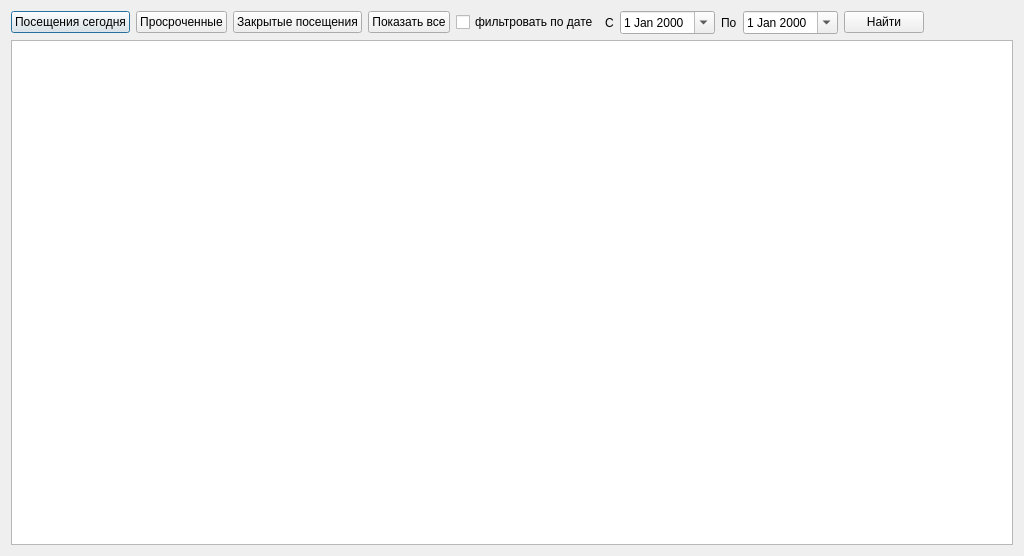
<?xml version="1.0" encoding="UTF-8"?>
<ui version="4.0">
 <class>Dialog_visiting_control</class>
 <widget class="QDialog" name="Dialog_visiting_control">
  <property name="geometry">
   <rect>
    <x>0</x>
    <y>0</y>
    <width>1024</width>
    <height>556</height>
   </rect>
  </property>
  <property name="windowTitle">
   <string>Dialog</string>
  </property>
  <layout class="QVBoxLayout" name="verticalLayout">
   <item>
    <layout class="QHBoxLayout" name="horizontalLayout">
     <item>
      <widget class="QPushButton" name="pushButton_green">
       <property name="text">
        <string>Посещения сегодня</string>
       </property>
      </widget>
     </item>
     <item>
      <widget class="QPushButton" name="pushButton_red">
       <property name="text">
        <string>Просроченные</string>
       </property>
      </widget>
     </item>
     <item>
      <widget class="QPushButton" name="pushButton_gray">
       <property name="text">
        <string>Закрытые посещения</string>
       </property>
      </widget>
     </item>
     <item>
      <widget class="QPushButton" name="pushButton_view_all">
       <property name="text">
        <string>Показать все</string>
       </property>
      </widget>
     </item>
     <item>
      <widget class="QCheckBox" name="checkBox_filter_to_date">
       <property name="text">
        <string>фильтровать по дате</string>
       </property>
      </widget>
     </item>
     <item>
      <widget class="QLabel" name="label_from">
       <property name="text">
        <string>С</string>
       </property>
      </widget>
     </item>
     <item>
      <widget class="QDateEdit" name="dateEdit_from">
       <property name="wrapping">
        <bool>false</bool>
       </property>
       <property name="calendarPopup">
        <bool>true</bool>
       </property>
      </widget>
     </item>
     <item>
      <widget class="QLabel" name="label_to">
       <property name="text">
        <string>По</string>
       </property>
      </widget>
     </item>
     <item>
      <widget class="QDateEdit" name="dateEdit_to">
       <property name="wrapping">
        <bool>false</bool>
       </property>
       <property name="calendarPopup">
        <bool>true</bool>
       </property>
      </widget>
     </item>
     <item>
      <widget class="QPushButton" name="pushButton_find">
       <property name="text">
        <string>Найти</string>
       </property>
      </widget>
     </item>
     <item>
      <spacer name="horizontalSpacer">
       <property name="orientation">
        <enum>Qt::Horizontal</enum>
       </property>
       <property name="sizeHint" stdset="0">
        <size>
         <width>40</width>
         <height>20</height>
        </size>
       </property>
      </spacer>
     </item>
    </layout>
   </item>
   <item>
    <widget class="QTableView" name="tableView">
     <property name="contextMenuPolicy">
      <enum>Qt::CustomContextMenu</enum>
     </property>
     <property name="editTriggers">
      <set>QAbstractItemView::NoEditTriggers</set>
     </property>
     <property name="selectionMode">
      <enum>QAbstractItemView::SingleSelection</enum>
     </property>
     <property name="selectionBehavior">
      <enum>QAbstractItemView::SelectRows</enum>
     </property>
     <property name="sortingEnabled">
      <bool>true</bool>
     </property>
    </widget>
   </item>
  </layout>
 </widget>
 <resources/>
 <connections/>
</ui>
